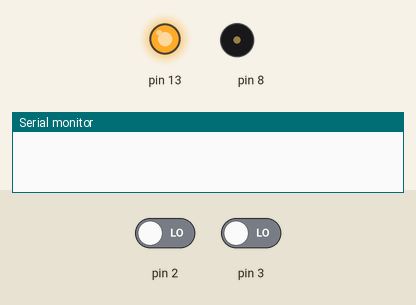
Recording of a sketch running on a simulated Arduino Uno, built with avr-gcc and run on an emulated ATmega328P. Parts: output pins drawn as LEDs (lit = HIGH), buzzer (waves = sounding), the last lines printed to the serial monitor. The inputs (shaded band) are chosen by the test bench; at power-on: pin 2 LOW, pin 3 LOW. No radio packets arrive unless stated.

Above: at 0.1 s.
At 9.2 s:
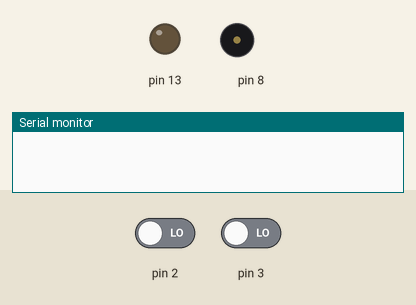
9.3 s: pin 2 driven HIGH
At 10.0 s:
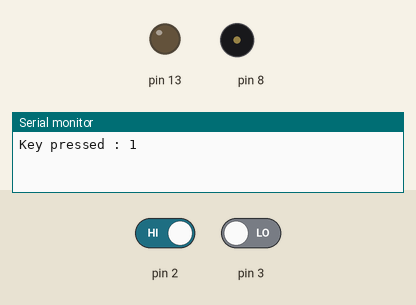
Timing chart, 0 to 12.3 s (numbered marks = the images above; inputs shaded):
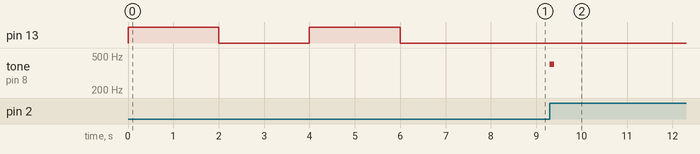

Measured:
- after the input at 9.3 s, tone on pin 8: silent → 400 Hz at once, → silent 0.10 s later

The sketch:

Transmission.ino
```cpp
#include<RH_ASK.h>
#include<SPI.h>
RH_ASK driver;
int buttonOld[2]={0,0};
int buttonNew[2]={0,0};
int i,j;
void setup()
{
  Serial.begin(9600);
  pinMode(2,INPUT);
  pinMode(3,INPUT);
  pinMode(13,OUTPUT);
  if(driver.init())
  {
    for(int x=1;x<=2;x++)
    {
      digitalWrite(13,HIGH);
      delay(2000);
      digitalWrite(13,LOW);
      delay(2000);
    }
  }
  else
  {
    for(int x=1;x<=5;x++)
    {
      digitalWrite(13,HIGH);
      delay(300);
      digitalWrite(13,LOW);
      delay(300);
    }
  }
}
void loop() {
    int arr[2];
    for(i=2;i<=3;i++)
    {
      buttonNew[i-2]=digitalRead(i);
      if(buttonNew[i-2]==1 && buttonOld[i-2]==0)
      {
        Serial.print("Key pressed : ");
        Serial.println(i-1);
        tone(8,400);
        delay(100);
        noTone(8);
        int key=i-1;
        if(key>=1 && key<=2)
        {
          arr[0]=key;
          arr[1]='\0';
          driver.send((uint8_t *)arr,1);
          driver.waitPacketSent();
        }
      }
      buttonOld[i-2]=buttonNew[i-2];
    }
}
```
